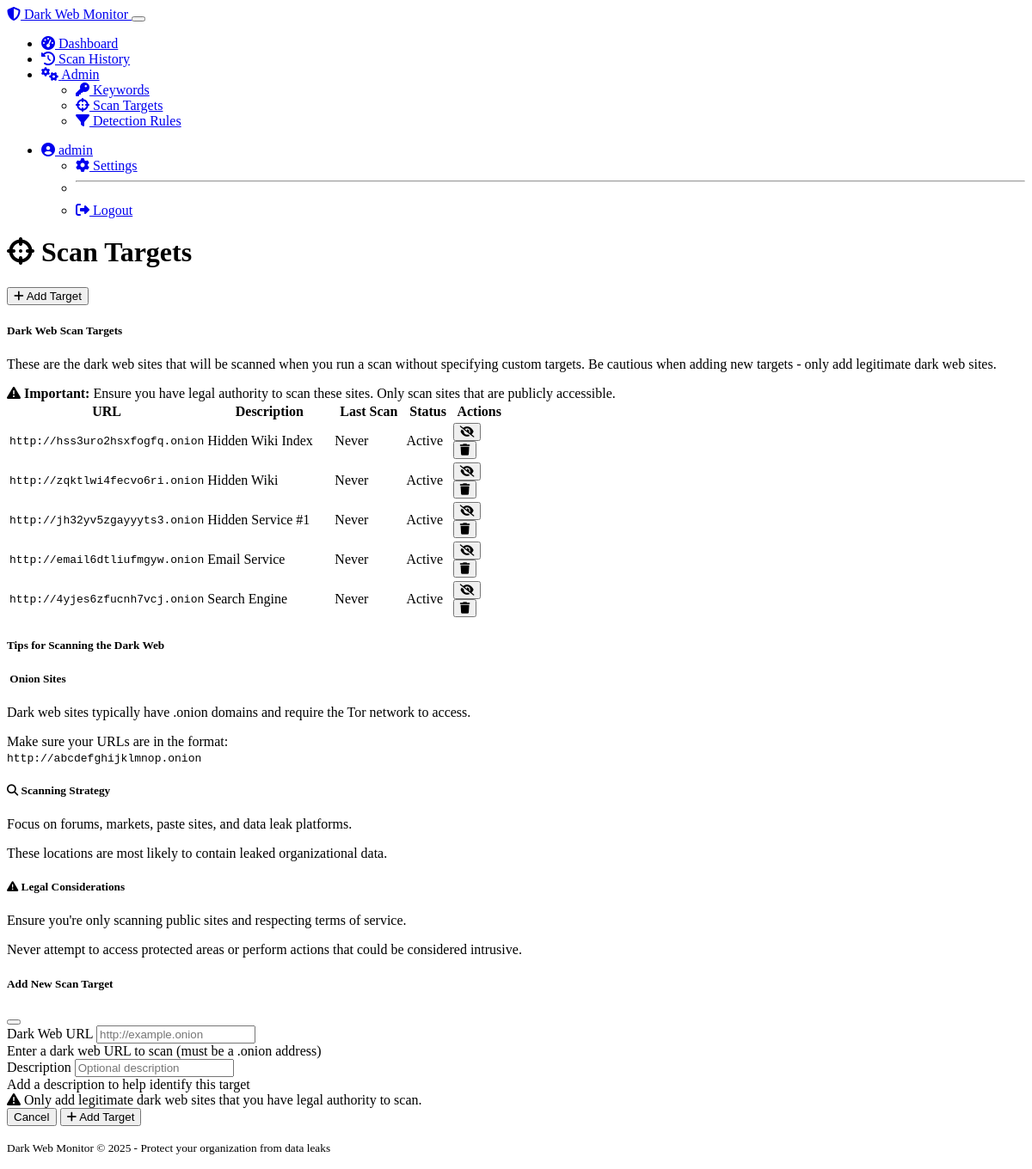
Screenshot of /targets (signed in) with the database file from the repository.
### models.py (models this page shows, shortened)
class User(UserMixin, db.Model):
    id = db.Column(db.Integer, primary_key=True)
    username = db.Column(db.String(64), unique=True, nullable=False)
    email = db.Column(db.String(120), unique=True, nullable=False)
    password_hash = db.Column(db.String(256), nullable=False)
    is_admin = db.Column(db.Boolean, default=False)
    date_registered = db.Column(db.DateTime, default=datetime.utcnow)
    scans = db.relationship('ScanResult', backref='user', lazy='dynamic')

class ScanTarget(db.Model):
    id = db.Column(db.Integer, primary_key=True)
    url = db.Column(db.String(500), nullable=False)
    description = db.Column(db.String(200), nullable=True)
    last_scan = db.Column(db.DateTime, nullable=True)
    active = db.Column(db.Boolean, default=True)

### routes.py (the view, shortened to what this page needs)
@app.route('/targets', methods=['GET', 'POST'])
@login_required
def manage_targets():
    if not current_user.is_admin:
        flash('You do not have permission to access this page', 'danger')
        return redirect(url_for('dashboard'))
    targets = ScanTarget.query.all()
    return render_template('targets.html', targets=targets)

### models.py (called while the page is built)
@login_manager.user_loader
def load_user(user_id):
    return User.query.get(int(user_id))

### routes.py (called while the page is built)
@app.context_processor
def inject_now():
    from datetime import datetime
    return {'now': datetime.utcnow()}

### templates/targets.html (shortened to what this page needs)
{% extends "layout.html" %}
{% block content %}
<div class="d-flex justify-content-between align-items-center mb-4">
    <h1><i class="fas fa-crosshairs me-2"></i> Scan Targets</h1>
    <div>
        <button type="button" class="btn btn-primary" data-bs-toggle="modal" data-bs-target="#addTargetModal">
            <i class="fas fa-plus me-2"></i> Add Target
        </button>
    </div>
</div>
<div class="row">
    <div class="col-md-12">
        <div class="card bg-dark shadow">
            <div class="card-header">
                <h5 class="mb-0">Dark Web Scan Targets</h5>
            </div>
            <div class="card-body">
                <p class="text-muted">
                    These are the dark web sites that will be scanned when you run a scan without specifying custom targets.
                    Be cautious when adding new targets - only add legitimate dark web sites.
                </p>
                <div class="alert alert-warning">
                    <i class="fas fa-exclamation-triangle me-2"></i>
                    <strong>Important:</strong> Ensure you have legal authority to scan these sites. Only scan sites that are publicly accessible.
                </div>
                {% if targets %}
                <div class="table-responsive">
                    <table class="table table-hover">
                        <thead>
                            <tr>
                                <th style="width: 40%">URL</th>
                                <th>Description</th>
                                <th>Last Scan</th>
                                <th>Status</th>
                                <th class="text-end">Actions</th>
                            </tr>
                        </thead>
                        <tbody>
                            {% for target in targets %}
                            <tr class="target-list-item">
                                <td class="target-url">{{ target.url }}</td>
                                <td>{{ target.description or '-' }}</td>
                                <td>
                                    {% if target.last_scan %}
                                    {{ target.last_scan.strftime('%Y-%m-%d %H:%M') }}
                                    {% else %}
                                    <span class="text-muted">Never</span>
                                    {% endif %}
                                </td>
                                <td>
                                    {% if target.active %}
                                    <span class="badge bg-success">Active</span>
                                    {% else %}
                                    <span class="badge bg-danger">Inactive</span>
                                    {% endif %}
                                </td>
                                <td class="text-end">
                                    <form action="{{ url_for('toggle_target', target_id=target.id) }}" method="POST" class="d-inline">
                                        <button type="submit" class="btn btn-sm {% if target.active %}btn-warning{% else %}btn-success{% endif %}" title="{% if target.active %}Deactivate{% else %}Activate{% endif %}">
                                            <i class="fas {% if target.active %}fa-eye-slash{% else %}fa-eye{% endif %}"></i>
                                        </button>
                                    </form>
                                    <form action="{{ url_for('delete_target', target_id=target.id) }}" method="POST" class="d-inline" onsubmit="return confirm('Are you sure you want to delete this target?');">
                                        <button type="submit" class="btn btn-sm btn-danger" title="Delete">
                                            <i class="fas fa-trash"></i>
                                        </button>
                                    </form>
                                </td>
                            </tr>
                            {% endfor %}
                        </tbody>
                    </table>
                </div>
                {% endif %}
            </div>
        </div>
    </div>
</div>
<div class="row mt-4">
    <div class="col-md-12">
        <div class="card bg-dark shadow">
            <div class="card-header">
                <h5 class="mb-0">Tips for Scanning the Dark Web</h5>
            </div>
            <div class="card-body">
                <div class="row">
                    <div class="col-md-4 mb-3">
                        <div class="card bg-secondary">
                            <div class="card-body">
                                <h5 class="card-title"> Onion Sites</h5>
                                <p class="card-text">
                                    Dark web sites typically have .onion domains and require the Tor network to access.
                                </p>
                                <div class="small">
                                    Make sure your URLs are in the format:<br>
                                    <code>http://abcdefghijklmnop.onion</code>
                                </div>
                            </div>
                        </div>
                    </div>
                    <div class="col-md-4 mb-3">
                        <div class="card bg-secondary">
                            <div class="card-body">
                                <h5 class="card-title"><i class="fas fa-search me-2"></i> Scanning Strategy</h5>
                                <p class="card-text">
                                    Focus on forums, markets, paste sites, and data leak platforms.
                                </p>
                                <div class="small">
                                    These locations are most likely to contain leaked organizational data.
                                </div>
                            </div>
                        </div>
                    </div>
                    <div class="col-md-4 mb-3">
                        <div class="card bg-secondary">
                            <div class="card-body">
                                <h5 class="card-title"><i class="fas fa-exclamation-triangle me-2"></i> Legal Considerations</h5>
                                <p class="card-text">
                                    Ensure you're only scanning public sites and respecting terms of service.
                                </p>
                                <div class="small">
                                    Never attempt to access protected areas or perform actions that could be considered intrusive.
                                </div>
                            </div>
                        </div>
                    </div>
                </div>
            </div>
        </div>
    </div>
</div>
<div class="modal fade" id="addTargetModal" tabindex="-1" aria-labelledby="addTargetModalLabel" aria-hidden="true">
    <div class="modal-dialog">
        <div class="modal-content bg-dark">
            <form action="{{ url_for('manage_targets') }}" method="POST">
                <div class="modal-header">
                    <h5 class="modal-title" id="addTargetModalLabel">Add New Scan Target</h5>
                    <button type="button" class="btn-close" data-bs-dismiss="modal" aria-label="Close"></button>
                </div>
                <div class="modal-body">
                    <div class="mb-3">
                        <label for="url" class="form-label">Dark Web URL</label>
                        <input type="text" class="form-control" id="url" name="url" required placeholder="http://example.onion">
                        <div class="form-text">Enter a dark web URL to scan (must be a .onion address)</div>
                    </div>
                    <div class="mb-3">
                        <label for="description" class="form-label">Description</label>
                        <input type="text" class="form-control" id="description" name="description" placeholder="Optional description">
                        <div class="form-text">Add a description to help identify this target</div>
                    </div>
                    <div class="alert alert-warning">
                        <i class="fas fa-exclamation-triangle me-2"></i>
                        Only add legitimate dark web sites that you have legal authority to scan.
                    </div>
                </div>
                <div class="modal-footer">
                    <button type="button" class="btn btn-secondary" data-bs-dismiss="modal">Cancel</button>
                    <button type="submit" class="btn btn-primary">
                        <i class="fas fa-plus me-2"></i> Add Target
                    </button>
                </div>
            </form>
        </div>
    </div>
</div>
{% endblock %}

### templates/layout.html (shortened to what this page needs)
<!DOCTYPE html>
<html lang="en" data-bs-theme="dark">
<head>
    <link rel="stylesheet" href="https://cdn.replit.com/agent/bootstrap-agent-dark-theme.min.css">
    <link rel="stylesheet" href="https://cdnjs.cloudflare.com/ajax/libs/font-awesome/6.4.0/css/all.min.css">
    <link rel="stylesheet" href="{{ url_for('static', filename='css/custom.css') }}">
</head>
<body>
    <nav class="navbar navbar-expand-lg navbar-dark bg-dark">
        <div class="container-fluid">
            <a class="navbar-brand" href="{{ url_for('index') }}">
                <i class="fas fa-shield-alt me-2"></i>
                Dark Web Monitor
            </a>
            <button class="navbar-toggler" type="button" data-bs-toggle="collapse" data-bs-target="#navbarNav" aria-controls="navbarNav" aria-expanded="false" aria-label="Toggle navigation">
            </button>
            <div class="collapse navbar-collapse" id="navbarNav">
                <ul class="navbar-nav me-auto">
                    {% if current_user.is_authenticated %}
                    <li class="nav-item">
                        <a class="nav-link {% if request.endpoint == 'dashboard' %}active{% endif %}" href="{{ url_for('dashboard') }}">
                            <i class="fas fa-tachometer-alt me-1"></i> Dashboard
                        </a>
                    </li>
                    <li class="nav-item">
                        <a class="nav-link {% if request.endpoint == 'scan_history' %}active{% endif %}" href="{{ url_for('scan_history') }}">
                            <i class="fas fa-history me-1"></i> Scan History
                        </a>
                    </li>
                    {% if current_user.is_admin %}
                    <li class="nav-item dropdown">
                        <a class="nav-link dropdown-toggle" href="#" id="adminDropdown" role="button" data-bs-toggle="dropdown" aria-expanded="false">
                            <i class="fas fa-cogs me-1"></i> Admin
                        </a>
                        <ul class="dropdown-menu" aria-labelledby="adminDropdown">
                            <li>
                                <a class="dropdown-item" href="{{ url_for('manage_keywords') }}">
                                    <i class="fas fa-key me-1"></i> Keywords
                                </a>
                            </li>
                            <li>
                                <a class="dropdown-item" href="{{ url_for('manage_targets') }}">
                                    <i class="fas fa-crosshairs me-1"></i> Scan Targets
                                </a>
                            </li>
                            <li>
                                <a class="dropdown-item" href="{{ url_for('manage_rules') }}">
                                    <i class="fas fa-filter me-1"></i> Detection Rules
                                </a>
                            </li>
                        </ul>
                    </li>
                    {% endif %}
                    {% endif %}
                </ul>
                <ul class="navbar-nav">
                    {% if current_user.is_authenticated %}
                    <li class="nav-item dropdown">
                        <a class="nav-link dropdown-toggle" href="#" id="userDropdown" role="button" data-bs-toggle="dropdown" aria-expanded="false">
                            <i class="fas fa-user-circle me-1"></i> {{ current_user.username }}
                        </a>
                        <ul class="dropdown-menu dropdown-menu-end" aria-labelledby="userDropdown">
                            <li>
                                <a class="dropdown-item" href="{{ url_for('settings') }}">
                                    <i class="fas fa-cog me-1"></i> Settings
                                </a>
                            </li>
                            <li><hr class="dropdown-divider"></li>
                            <li>
                                <a class="dropdown-item" href="{{ url_for('logout') }}">
                                    <i class="fas fa-sign-out-alt me-1"></i> Logout
                                </a>
                            </li>
                        </ul>
                    </li>
                    {% endif %}
                </ul>
            </div>
        </div>
    </nav>
    <main class="container mt-4">
        {% block content %}{% endblock %}
    </main>
    <footer class="bg-dark text-light py-3 mt-5">
        <div class="container text-center">
            <p class="mb-0">
                <small>Dark Web Monitor &copy; 2025 - Protect your organization from data leaks</small>
            </p>
        </div>
    </footer>
</body>
</html>

### static/css/custom.css (style rules this page uses)
.keyword-list-item, .target-list-item { transition: background-color 0.2s ease; }
.target-url { font-family: monospace; word-break: break-all; }

### rows the page displays
User: username "admin"
ScanTarget: url "http://hss3uro2hsxfogfq.onion", description "Hidden Wiki Index", shows "Never", active "Active"
ScanTarget: url "http://zqktlwi4fecvo6ri.onion", description "Hidden Wiki", shows "Never", active "Active"
ScanTarget: url "http://jh32yv5zgayyyts3.onion", description "Hidden Service #1", shows "Never", active "Active"
ScanTarget: url "http://email6dtliufmgyw.onion", description "Email Service", shows "Never", active "Active"
ScanTarget: url "http://4yjes6zfucnh7vcj.onion", description "Search Engine", shows "Never", active "Active"
